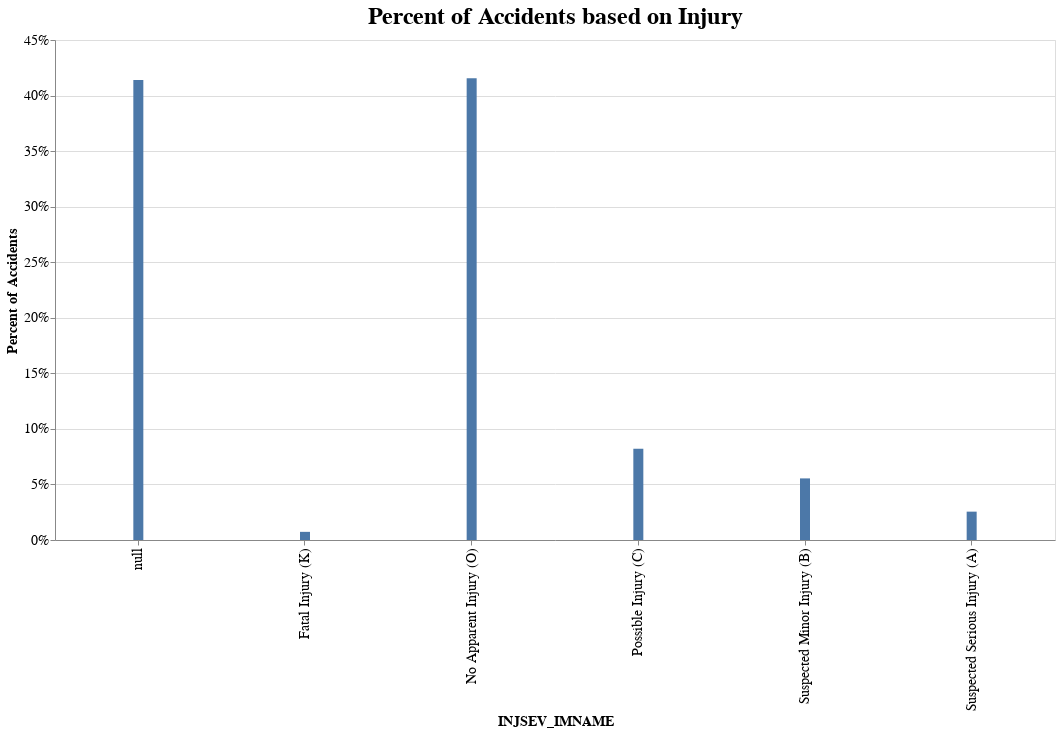

Notebook source saved alongside this figure:
### Code cell
def bar_injury_sev(df):

    columns = ['INJSEV_IMNAME']
    df = df[columns]

    # Normalize percent of accidents based on INJURY
    bar = alt.Chart(df, title='Percent of Accidents based on Injury').transform_aggregate(
        count='count()',
        groupby=['INJSEV_IMNAME']
    ).transform_joinaggregate(
        total='sum(count)'
    ).transform_calculate(
        frac='datum.count / datum.total'
    ).mark_bar(size=10).encode(
        x=alt.X('INJSEV_IMNAME:N'),
        y=alt.Y('frac:Q', title='Percent of Accidents',axis=alt.Axis(format='%')),
    ).properties(
        width=1000,
        height=500
    ).configure_axis(
        labelFontSize=14,
        titleFontSize=14
    ).configure_title(fontSize=24)
    return bar

bar_injury_sev(df_merged)

### Figure 1 — Vega-Lite specification as saved in the notebook (floating-point values rounded to 4 significant figures; data arrays with more than 128 entries replaced by an {"elided": "..."} marker saying what was removed)
{"config": {"view": {"continuousWidth": 300, "continuousHeight": 300}, "axis": {"labelFontSize": 14, "titleFontSize": 14}, "title": {"fontSize": 24}}, "data": {"name": "data-19cedd639d56ac14248220c6e6d6ede1"}, "mark": {"type": "bar", "size": 10}, "encoding": {"x": {"field": "INJSEV_IMNAME", "type": "nominal"}, "y": {"axis": {"format": "%"}, "field": "frac", "title": "Percent of Accidents", "type": "quantitative"}}, "height": 500, "title": "Percent of Accidents based on Injury", "transform": [{"aggregate": [{"op": "count", "as": "count"}], "groupby": ["INJSEV_IMNAME"]}, {"joinaggregate": [{"op": "sum", "field": "count", "as": "total"}]}, {"calculate": "datum.count / datum.total", "as": "frac"}], "width": 1000, "$schema": "https://vega.github.io/schema/vega-lite/v5.8.0.json", "datasets": {"data-19cedd639d56ac14248220c6e6d6ede1": {"elided": "3409 records"}}}
